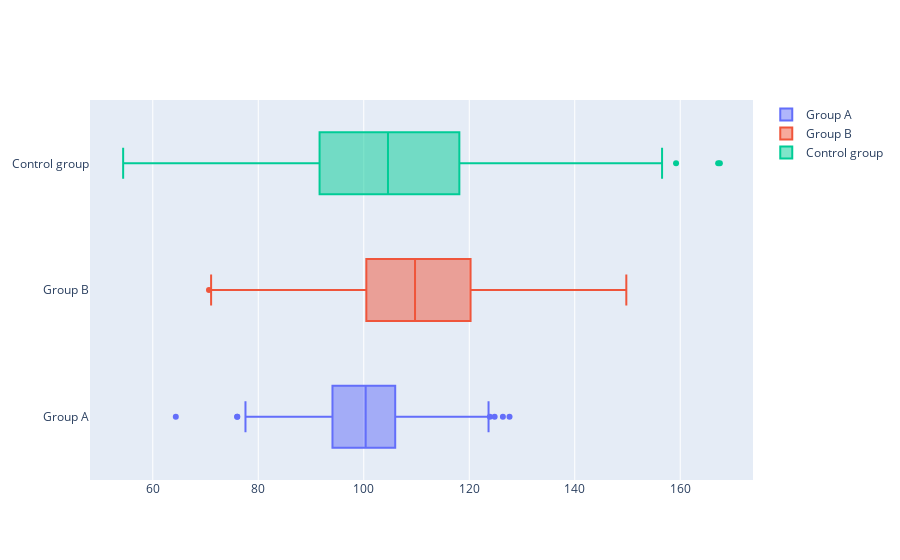

The code cell stored with this chart in its notebook:
### Markdown cell above
## Horizontal boxplots

### Code cell
trace = []
vals = [group_a, group_b, control_group]
groups = ["Group A", "Group B", "Control group"]

for i in range(0, len(groups)):
        trace.append(go.Box(x = vals[i],
                           name = groups[i]))
        
data = trace

pio.show({"data":data})

### Figure 1 — Plotly figure (JSON) as saved in the notebook; plotly's stock layout.template omitted (floating-point values rounded to 4 significant figures; data arrays with more than 128 entries replaced by an {"elided": "..."} marker saying what was removed)
{"data": [{"name": "Group A", "type": "box", "x": {"elided": "500 float values"}}, {"name": "Group B", "type": "box", "x": {"elided": "500 float values"}}, {"name": "Control group", "type": "box", "x": {"elided": "500 float values"}}], "layout": {"autosize": true, "xaxis": {"autorange": true, "range": [48.1, 173.8], "type": "linear"}, "yaxis": {"autorange": true, "range": [-0.5, 2.5], "type": "category"}}}
